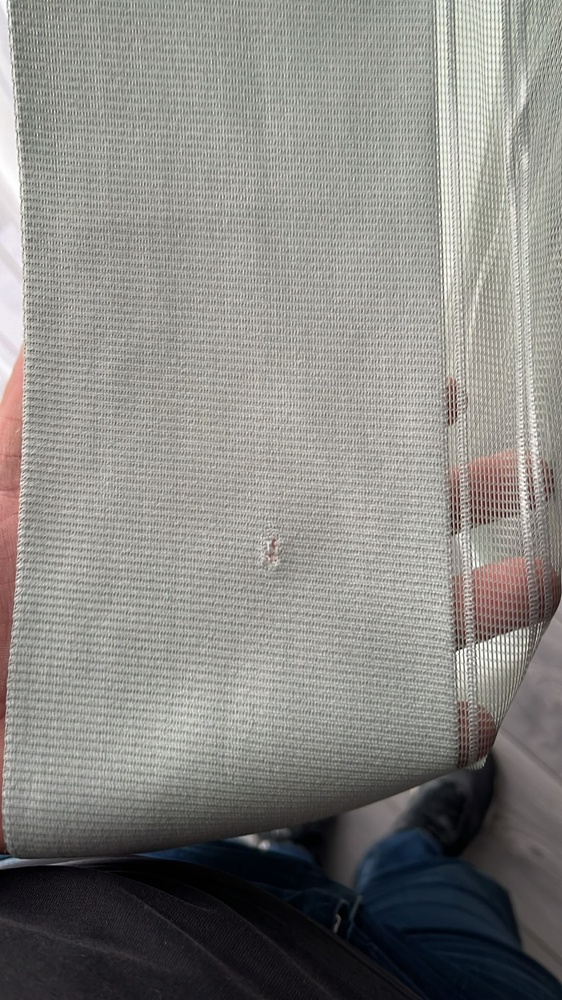
#> input picture hata ayıklama uygulama fotoğraflar/perde2.jpeg, 562 x 1000 px, shrunk from 1152 x 2048 before the run, found by its file name
$ python anaprojeresim2.py
#> lines starting #> are read from the running program, lines starting #| are printed output that depends on the picture; after the words box and inside, x2 and y2 are one past the last pixel; in counts of white or black regions, pixels touching at a corner belong together
import cv2
import numpy as np
import matplotlib.pyplot as plt

# Fotoğrafı oku
resim = cv2.imread("hata ayıklama uygulama fotoğraflar/perde2.jpeg")
#> resim is the input picture: shape (1000, 562, 3); mean B, G, R 130.4, 134, 135.1


# Grileştirme + Kontrast artırma
gri = cv2.cvtColor(resim, cv2.COLOR_BGR2GRAY)
gri_kontrast = cv2.equalizeHist(gri)
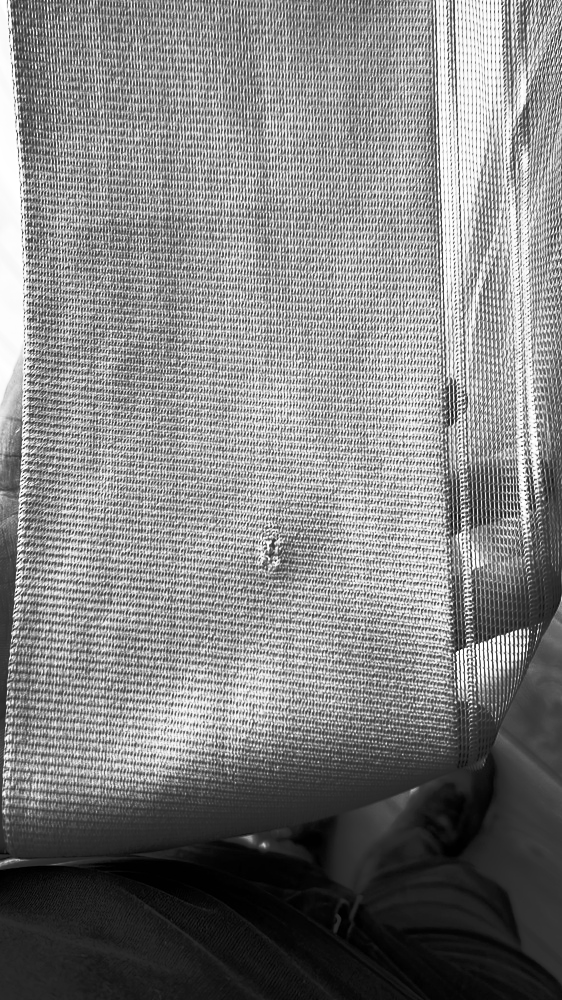
#> gri_kontrast: shape (1000, 562); min 0, max 255, mean 128.3

# Gaussian Blur
blur = cv2.GaussianBlur(resim, (21, 21), 10)
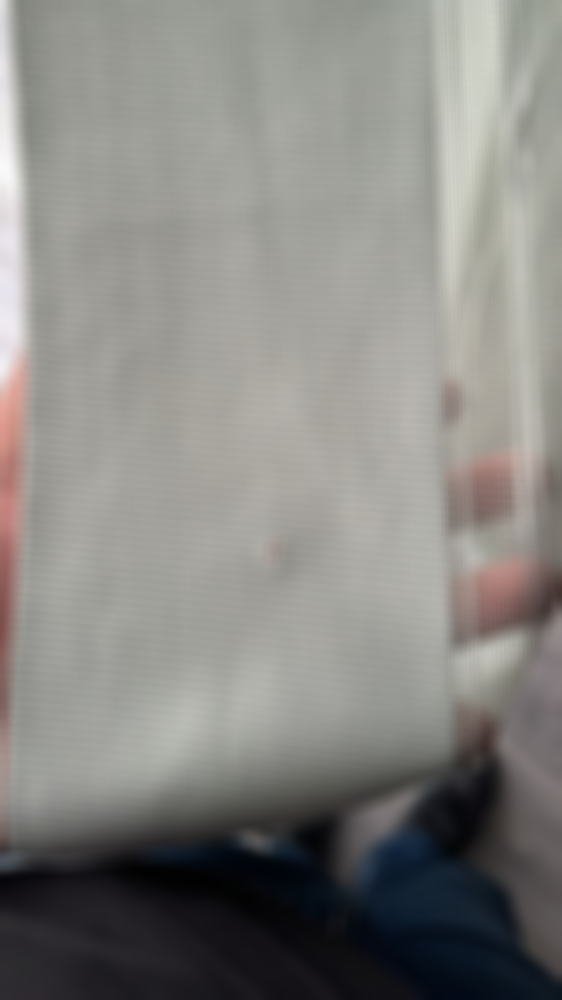
#> blur: shape (1000, 562, 3); mean B, G, R 130.4, 134, 135.1

# Canny Kenar Bulma
kenar = cv2.Canny(gri, 80, 180)
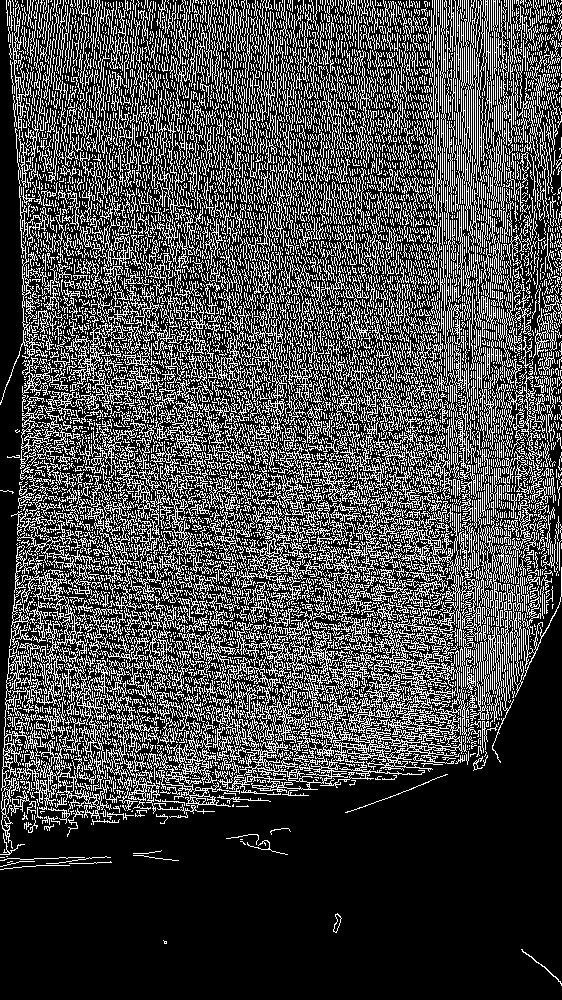
#> kenar: shape (1000, 562); 28.1% white in thin lines or dots

# Sharpening
kernel = np.array([[0, -1, 0],
                   [-1, 6, -1],
                   [0, -1, 0]])
sharpen = cv2.filter2D(resim, -1, kernel)
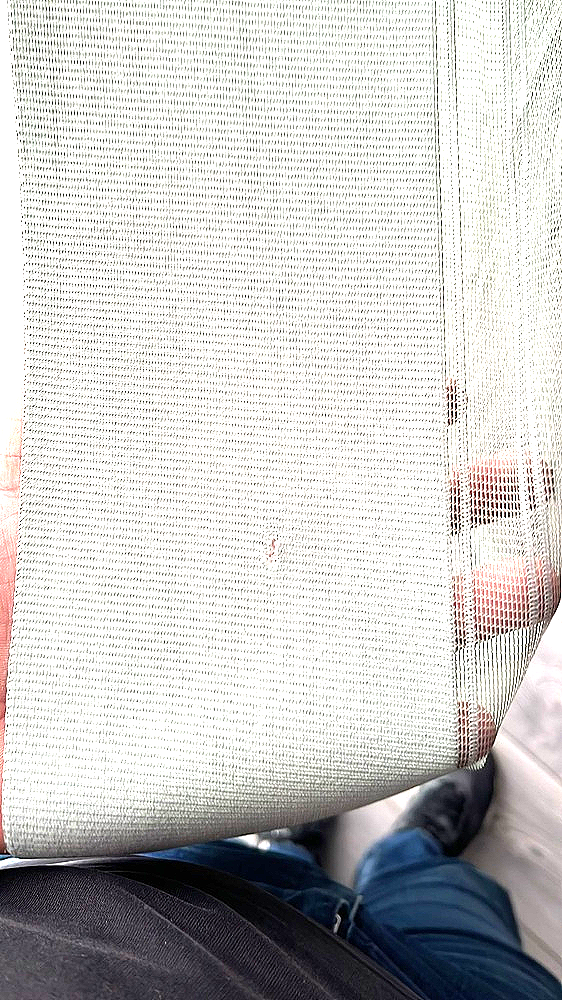
#> sharpen: shape (1000, 562, 3); mean B, G, R 201, 201.6, 202.2

# Thresholding
_, thresh = cv2.threshold(gri_kontrast, 120, 255, cv2.THRESH_BINARY)
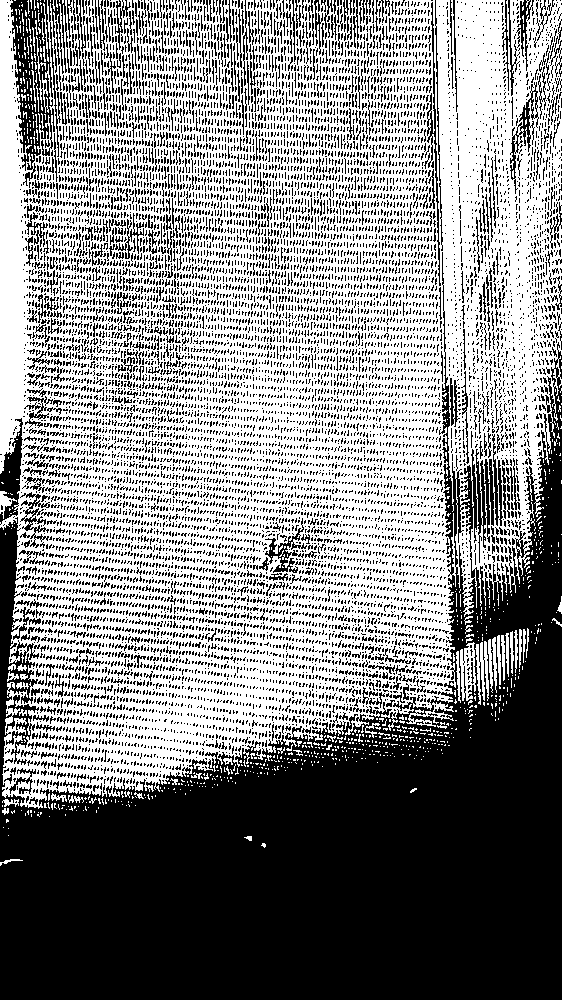
#> thresh: shape (1000, 562); 52.9% white; 12627 black regions (12019 under 20 px), largest, box (x1, y1, x2, y2) and area: (0, 252, 562, 1000) 163101, (10, 0, 55, 186) 3817, (0, 418, 23, 525) 1151

# Görselleri listele
titlelist = ["Orijinal", "Grileştirme + Kontrast", "Gaussian Blur",
             "Canny Kenar", "Sharpening", "Thresholding"]
resimlist = [resim, gri_kontrast, blur, kenar, sharpen, thresh]

# Görselleri ekranda göster
plt.figure(figsize=(12,8))
for i in range(6):
    plt.subplot(2,3,i+1)
    if len(resimlist[i].shape) == 3:
        plt.imshow(cv2.cvtColor(resimlist[i], cv2.COLOR_BGR2RGB))
    else:
        plt.imshow(resimlist[i], cmap="gray")
    plt.title(titlelist[i])
    plt.axis("off")

plt.tight_layout()
plt.show()
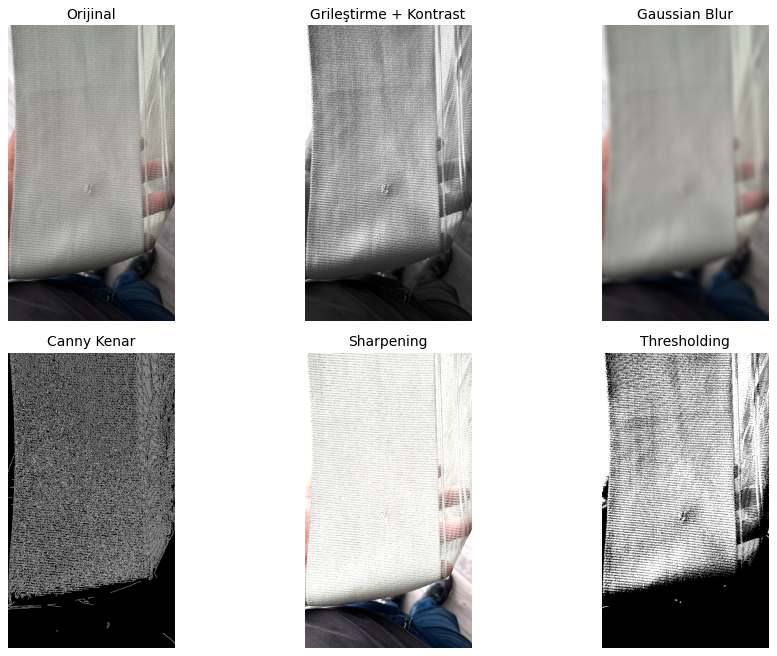
#> figure drawn by matplotlib, 6 panels

$ run again, with hata ayıklama uygulama fotoğraflar/perde1.jpeg copied over hata ayıklama uygulama fotoğraflar/perde2.jpeg
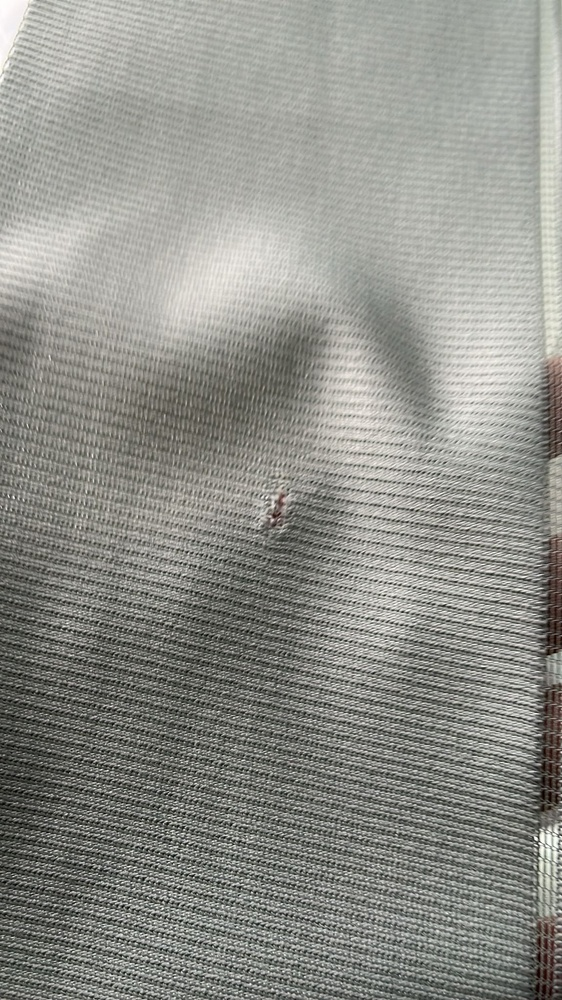
#> input picture hata ayıklama uygulama fotoğraflar/perde1.jpeg, 562 x 1000 px, shrunk from 1152 x 2048 before the run, found by its file name
#> resim is the input picture: shape (1000, 562, 3); mean B, G, R 137.8, 143.7, 143
#> `kenar = cv2.Canny(gri, 80, 180)`:
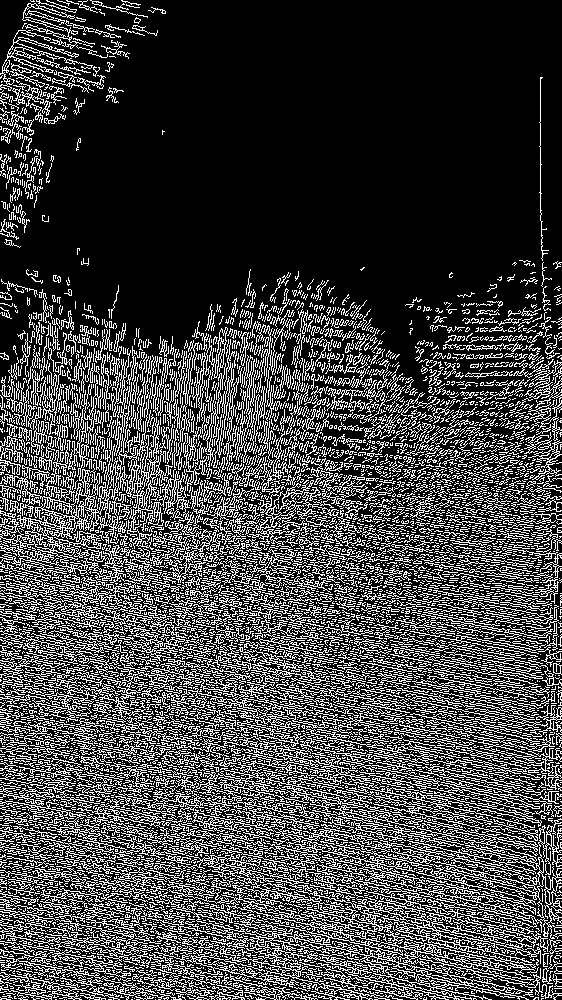
#> kenar: shape (1000, 562); 26.3% white in thin lines or dots
#> `_, thresh = cv2.threshold(gri_kontrast, 120, 255, cv2.THRESH_BINARY)`:
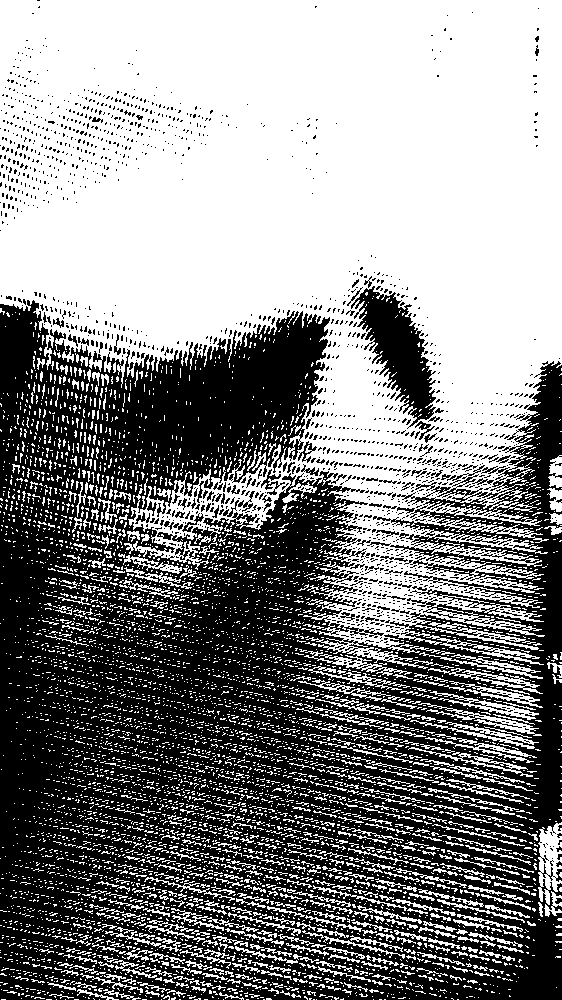
#> thresh: shape (1000, 562); 53% white; 1799 black regions (1702 under 20 px), largest, box (x1, y1, x2, y2) and area: (0, 300, 562, 1000) 247441, (351, 286, 436, 429) 5180, (261, 469, 285, 495) 186

$ run again, with hata ayıklama uygulama fotoğraflar/perde3.jpeg copied over hata ayıklama uygulama fotoğraflar/perde2.jpeg
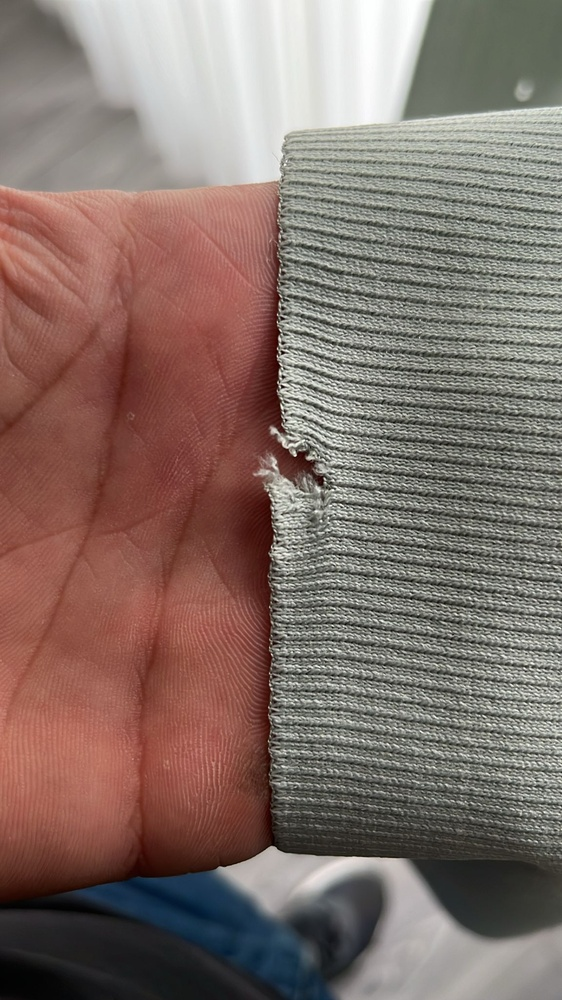
#> input picture hata ayıklama uygulama fotoğraflar/perde3.jpeg, 562 x 1000 px, shrunk from 1152 x 2048 before the run, found by its file name
#> resim is the input picture: shape (1000, 562, 3); mean B, G, R 105.9, 112.7, 131.1
#> `kenar = cv2.Canny(gri, 80, 180)`:
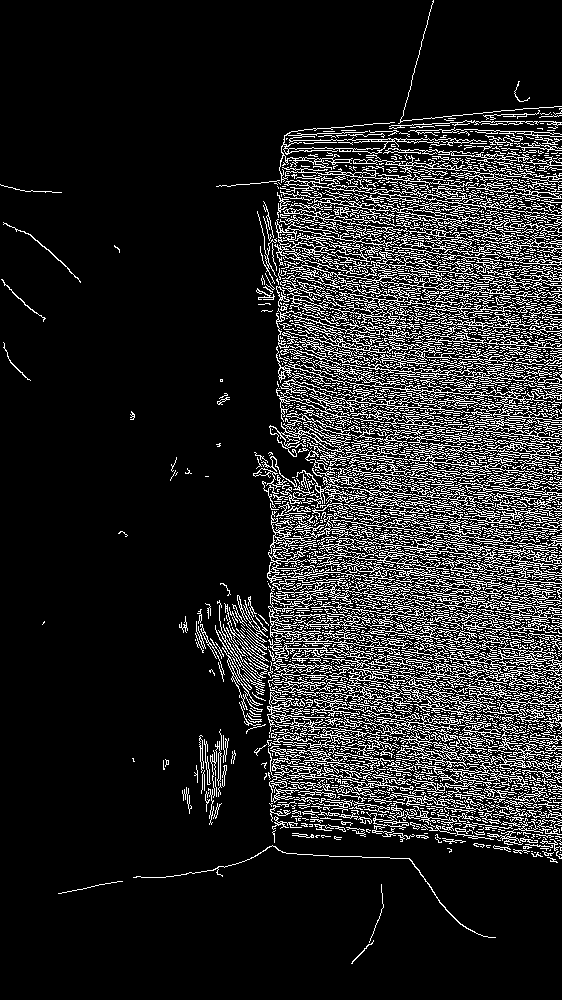
#> kenar: shape (1000, 562); 14.5% white in thin lines or dots
#> `_, thresh = cv2.threshold(gri_kontrast, 120, 255, cv2.THRESH_BINARY)`:
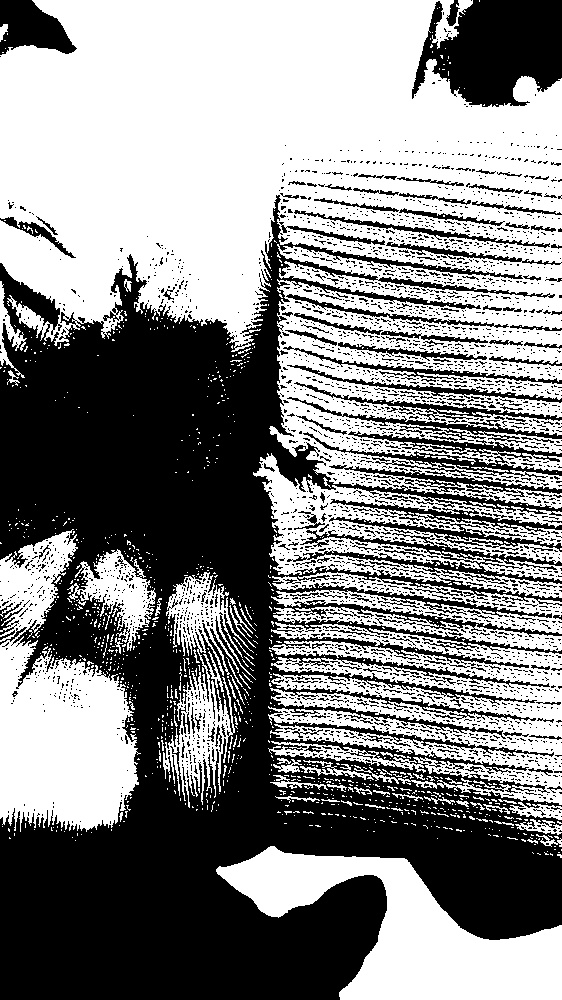
#> thresh: shape (1000, 562); 53.2% white; 3550 black regions (3325 under 20 px), largest, box (x1, y1, x2, y2) and area: (0, 195, 562, 1000) 206987, (412, 0, 562, 107) 11397, (287, 530, 562, 584) 2919

$ run again, with hata ayıklama uygulama fotoğraflar/perde4.jpeg copied over hata ayıklama uygulama fotoğraflar/perde2.jpeg
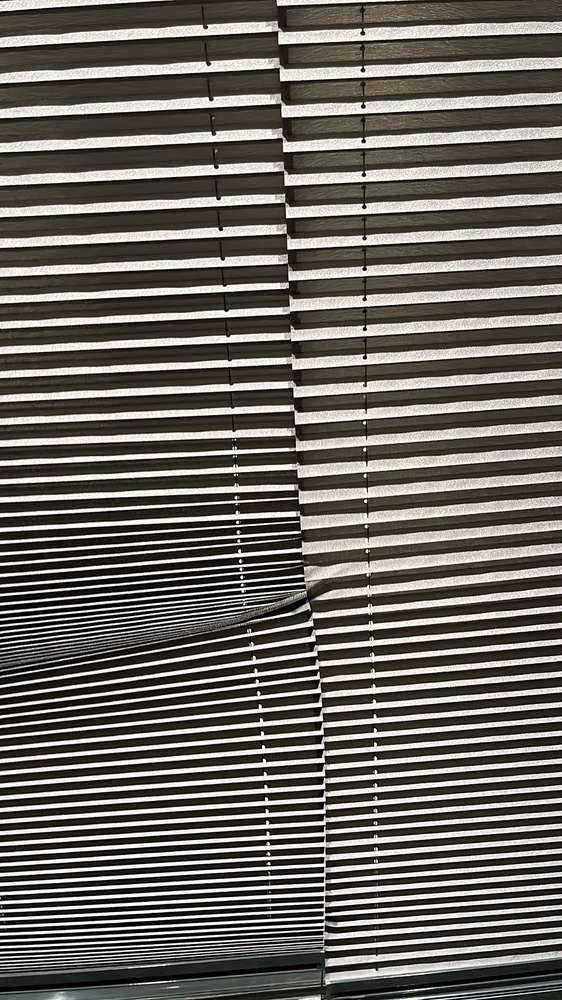
#> input picture hata ayıklama uygulama fotoğraflar/perde4.jpeg, 562 x 1000 px, shrunk from 1152 x 2048 before the run, found by its file name
#> resim is the input picture: shape (1000, 562, 3); mean B, G, R 97.1, 104.2, 107.5
#> `kenar = cv2.Canny(gri, 80, 180)`:
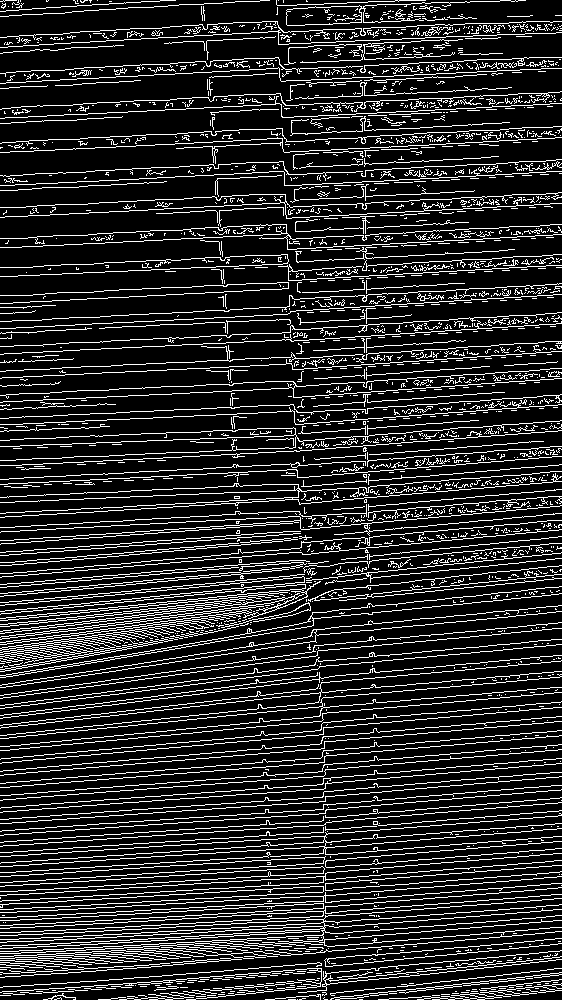
#> kenar: shape (1000, 562); 16.9% white in thin lines or dots
#> `_, thresh = cv2.threshold(gri_kontrast, 120, 255, cv2.THRESH_BINARY)`:
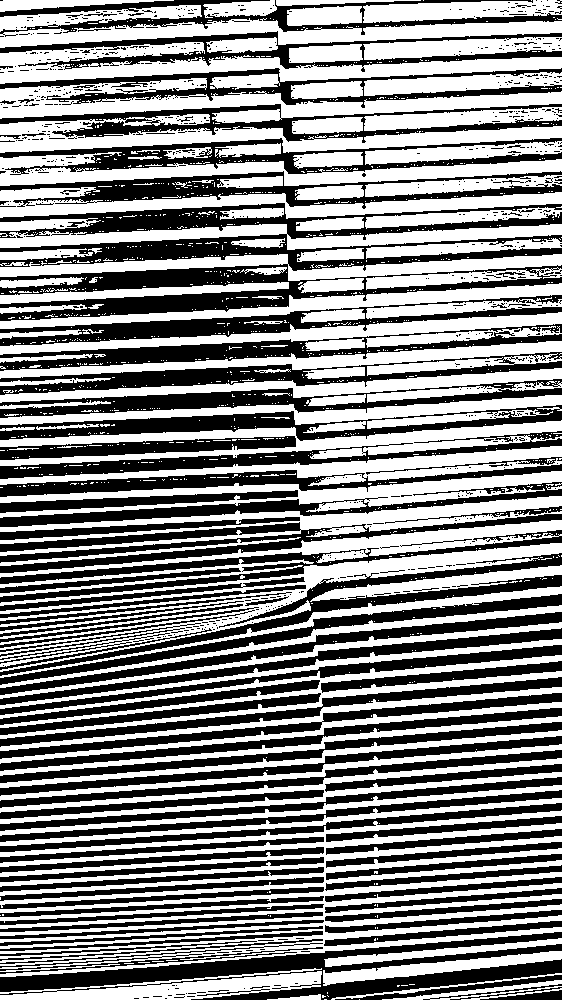
#> thresh: shape (1000, 562); 52.8% white; 844 black regions (727 under 20 px), largest, box (x1, y1, x2, y2) and area: (0, 203, 562, 321) 24694, (0, 932, 562, 1000) 12365, (0, 514, 562, 573) 7636
